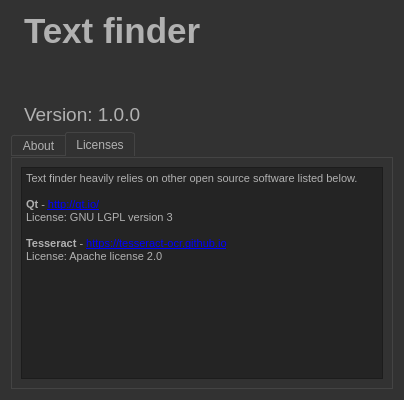
<?xml version="1.0" encoding="UTF-8"?>
<ui version="4.0">
 <class>Form</class>
 <widget class="QWidget" name="Form">
  <property name="windowModality">
   <enum>Qt::NonModal</enum>
  </property>
  <property name="geometry">
   <rect>
    <x>0</x>
    <y>0</y>
    <width>402</width>
    <height>400</height>
   </rect>
  </property>
  <property name="maximumSize">
   <size>
    <width>16777215</width>
    <height>16777215</height>
   </size>
  </property>
  <property name="windowTitle">
   <string>About</string>
  </property>
  <property name="windowIcon">
   <iconset>
    <normaloff>Icons/ebook.svg</normaloff>Icons/ebook.svg</iconset>
  </property>
  <property name="styleSheet">
   <string notr="true">QToolTip
{
     border: 1px solid black;
     background-color: #ffa02f;
     padding: 1px;
     border-radius: 3px;
     opacity: 100;
}

QWidget
{
    color: #b1b1b1;
    background-color: #323232;
}

QTreeView, QListView
{
    background-color: silver;
    margin-left: 5px;
}

QWidget:item:hover
{
    background-color: QLinearGradient( x1: 0, y1: 0, x2: 0, y2: 1, stop: 0 #ffa02f, stop: 1 #ca0619);
    color: #000000;
}

QWidget:item:selected
{
    background-color: QLinearGradient( x1: 0, y1: 0, x2: 0, y2: 1, stop: 0 #ffa02f, stop: 1 #d7801a);
}

QMenuBar::item
{
    background: transparent;
}

QMenuBar::item:selected
{
    background: transparent;
    border: 1px solid #ffaa00;
}

QMenuBar::item:pressed
{
    background: #444;
    border: 1px solid #000;
    background-color: QLinearGradient(
        x1:0, y1:0,
        x2:0, y2:1,
        stop:1 #212121,
        stop:0.4 #343434/*,
        stop:0.2 #343434,
        stop:0.1 #ffaa00*/
    );
    margin-bottom:-1px;
    padding-bottom:1px;
}

QMenu
{
    border: 1px solid #000;
}

QMenu::item
{
    padding: 2px 20px 2px 20px;
}

QMenu::item:selected
{
    color: #000000;
}

QWidget:disabled
{
    color: #808080;
    background-color: #323232;
}

QAbstractItemView
{
    background-color: QLinearGradient( x1: 0, y1: 0, x2: 0, y2: 1, stop: 0 #4d4d4d, stop: 0.1 #646464, stop: 1 #5d5d5d);
}

QWidget:focus
{
    /*border: 1px solid darkgray;*/
}

QLineEdit
{
    background-color: QLinearGradient( x1: 0, y1: 0, x2: 0, y2: 1, stop: 0 #4d4d4d, stop: 0 #646464, stop: 1 #5d5d5d);
    padding: 1px;
    border-style: solid;
    border: 1px solid #1e1e1e;
    border-radius: 5;
}

QPushButton
{
    color: #b1b1b1;
    background-color: QLinearGradient( x1: 0, y1: 0, x2: 0, y2: 1, stop: 0 #565656, stop: 0.1 #525252, stop: 0.5 #4e4e4e, stop: 0.9 #4a4a4a, stop: 1 #464646);
    border-width: 1px;
    border-color: #1e1e1e;
    border-style: solid;
    border-radius: 6;
    padding: 3px;
    font-size: 12px;
    padding-left: 5px;
    padding-right: 5px;
    min-width: 40px;
}

QPushButton:pressed
{
    background-color: QLinearGradient( x1: 0, y1: 0, x2: 0, y2: 1, stop: 0 #2d2d2d, stop: 0.1 #2b2b2b, stop: 0.5 #292929, stop: 0.9 #282828, stop: 1 #252525);
}

QComboBox
{
    selection-background-color: #ffaa00;
    background-color: QLinearGradient( x1: 0, y1: 0, x2: 0, y2: 1, stop: 0 #565656, stop: 0.1 #525252, stop: 0.5 #4e4e4e, stop: 0.9 #4a4a4a, stop: 1 #464646);
    border-style: solid;
    border: 1px solid #1e1e1e;
    border-radius: 5;
}

QComboBox:hover,QPushButton:hover
{
    border: 2px solid QLinearGradient( x1: 0, y1: 0, x2: 0, y2: 1, stop: 0 #ffa02f, stop: 1 #d7801a);
}


QComboBox:on
{
    padding-top: 3px;
    padding-left: 4px;
    background-color: QLinearGradient( x1: 0, y1: 0, x2: 0, y2: 1, stop: 0 #2d2d2d, stop: 0.1 #2b2b2b, stop: 0.5 #292929, stop: 0.9 #282828, stop: 1 #252525);
    selection-background-color: #ffaa00;
}

QComboBox QAbstractItemView
{
    border: 2px solid darkgray;
    selection-background-color: QLinearGradient( x1: 0, y1: 0, x2: 0, y2: 1, stop: 0 #ffa02f, stop: 1 #d7801a);
}

QComboBox::drop-down
{
     subcontrol-origin: padding;
     subcontrol-position: top right;
     width: 15px;

     border-left-width: 0px;
     border-left-color: darkgray;
     border-left-style: solid; /* just a single line */
     border-top-right-radius: 3px; /* same radius as the QComboBox */
     border-bottom-right-radius: 3px;
 }

QComboBox::down-arrow
{
     image: url(:/dark_orange/img/down_arrow.png);
}

QGroupBox
{
    border: 1px solid darkgray;
    margin-top: 10px;
}

QGroupBox:focus
{
    border: 1px solid darkgray;
}

QTextEdit:focus
{
    border: 1px solid darkgray;
}

QScrollBar:horizontal {
     border: 1px solid #222222;
     background: QLinearGradient( x1: 0, y1: 0, x2: 0, y2: 1, stop: 0.0 #121212, stop: 0.2 #282828, stop: 1 #484848);
     height: 7px;
     margin: 0px 16px 0 16px;
}

QScrollBar::handle:horizontal
{
      background: QLinearGradient( x1: 0, y1: 0, x2: 1, y2: 0, stop: 0 #ffa02f, stop: 0.5 #d7801a, stop: 1 #ffa02f);
      min-height: 20px;
      border-radius: 2px;
}

QScrollBar::add-line:horizontal {
      border: 1px solid #1b1b19;
      border-radius: 2px;
      background: QLinearGradient( x1: 0, y1: 0, x2: 1, y2: 0, stop: 0 #ffa02f, stop: 1 #d7801a);
      width: 14px;
      subcontrol-position: right;
      subcontrol-origin: margin;
}

QScrollBar::sub-line:horizontal {
      border: 1px solid #1b1b19;
      border-radius: 2px;
      background: QLinearGradient( x1: 0, y1: 0, x2: 1, y2: 0, stop: 0 #ffa02f, stop: 1 #d7801a);
      width: 14px;
     subcontrol-position: left;
     subcontrol-origin: margin;
}

QScrollBar::right-arrow:horizontal, QScrollBar::left-arrow:horizontal
{
      border: 1px solid black;
      width: 1px;
      height: 1px;
      background: white;
}

QScrollBar::add-page:horizontal, QScrollBar::sub-page:horizontal
{
      background: none;
}

QScrollBar:vertical
{
      background: QLinearGradient( x1: 0, y1: 0, x2: 1, y2: 0, stop: 0.0 #121212, stop: 0.2 #282828, stop: 1 #484848);
      width: 7px;
      margin: 16px 0 16px 0;
      border: 1px solid #222222;
}

QScrollBar::handle:vertical
{
      background: QLinearGradient( x1: 0, y1: 0, x2: 0, y2: 1, stop: 0 #ffa02f, stop: 0.5 #d7801a, stop: 1 #ffa02f);
      min-height: 20px;
      border-radius: 2px;
}

QScrollBar::add-line:vertical
{
      border: 1px solid #1b1b19;
      border-radius: 2px;
      background: QLinearGradient( x1: 0, y1: 0, x2: 0, y2: 1, stop: 0 #ffa02f, stop: 1 #d7801a);
      height: 14px;
      subcontrol-position: bottom;
      subcontrol-origin: margin;
}

QScrollBar::sub-line:vertical
{
      border: 1px solid #1b1b19;
      border-radius: 2px;
      background: QLinearGradient( x1: 0, y1: 0, x2: 0, y2: 1, stop: 0 #d7801a, stop: 1 #ffa02f);
      height: 14px;
      subcontrol-position: top;
      subcontrol-origin: margin;
}

QScrollBar::up-arrow:vertical, QScrollBar::down-arrow:vertical
{
      border: 1px solid black;
      width: 1px;
      height: 1px;
      background: white;
}


QScrollBar::add-page:vertical, QScrollBar::sub-page:vertical
{
      background: none;
}

QTextEdit
{
    background-color: #242424;
}

QPlainTextEdit
{
    background-color: #242424;
}

QHeaderView::section
{
    background-color: QLinearGradient(x1:0, y1:0, x2:0, y2:1, stop:0 #616161, stop: 0.5 #505050, stop: 0.6 #434343, stop:1 #656565);
    color: white;
    padding-left: 4px;
    border: 1px solid #6c6c6c;
}

QCheckBox:disabled
{
color: #414141;
}

QDockWidget::title
{
    text-align: center;
    spacing: 3px; /* spacing between items in the tool bar */
    background-color: QLinearGradient(x1:0, y1:0, x2:0, y2:1, stop:0 #323232, stop: 0.5 #242424, stop:1 #323232);
}

QDockWidget::close-button, QDockWidget::float-button
{
    text-align: center;
    spacing: 1px; /* spacing between items in the tool bar */
    background-color: QLinearGradient(x1:0, y1:0, x2:0, y2:1, stop:0 #323232, stop: 0.5 #242424, stop:1 #323232);
}

QDockWidget::close-button:hover, QDockWidget::float-button:hover
{
    background: #242424;
}

QDockWidget::close-button:pressed, QDockWidget::float-button:pressed
{
    padding: 1px -1px -1px 1px;
}

QMainWindow::separator
{
    background-color: QLinearGradient(x1:0, y1:0, x2:0, y2:1, stop:0 #161616, stop: 0.5 #151515, stop: 0.6 #212121, stop:1 #343434);
    color: white;
    padding-left: 4px;
    border: 1px solid #4c4c4c;
    spacing: 3px; /* spacing between items in the tool bar */
}

QMainWindow::separator:hover
{

    background-color: QLinearGradient(x1:0, y1:0, x2:0, y2:1, stop:0 #d7801a, stop:0.5 #b56c17 stop:1 #ffa02f);
    color: white;
    padding-left: 4px;
    border: 1px solid #6c6c6c;
    spacing: 3px; /* spacing between items in the tool bar */
}

QToolBar::handle
{
     spacing: 3px; /* spacing between items in the tool bar */
     background: url(:/dark_orange/img/handle.png);
}

QMenu::separator
{
    height: 2px;
    background-color: QLinearGradient(x1:0, y1:0, x2:0, y2:1, stop:0 #161616, stop: 0.5 #151515, stop: 0.6 #212121, stop:1 #343434);
    color: white;
    padding-left: 4px;
    margin-left: 10px;
    margin-right: 5px;
}

QProgressBar
{
    border: 2px solid grey;
    border-radius: 5px;
    text-align: center;
}

QProgressBar::chunk
{
    background-color: #d7801a;
    width: 2.15px;
    margin: 0.5px;
}

QTabBar::tab {
    color: #b1b1b1;
    border: 1px solid #444;
    border-bottom-style: none;
    background-color: #323232;
    padding-left: 10px;
    padding-right: 10px;
    padding-top: 3px;
    padding-bottom: 2px;
    margin-right: -1px;
}

QTabWidget::pane {
    border: 1px solid #444;
    top: 1px;
}

QTabBar::tab:last
{
    margin-right: 0; /* the last selected tab has nothing to overlap with on the right */
    border-top-right-radius: 3px;
}

QTabBar::tab:first:!selected
{
 margin-left: 0px; /* the last selected tab has nothing to overlap with on the right */


    border-top-left-radius: 3px;
}

QTabBar::tab:!selected
{
    color: #b1b1b1;
    border-bottom-style: solid;
    margin-top: 3px;
    background-color: QLinearGradient(x1:0, y1:0, x2:0, y2:1, stop:1 #212121, stop:.4 #343434);
}

QTabBar::tab:selected
{
    border-top-left-radius: 3px;
    border-top-right-radius: 3px;
    margin-bottom: 0px;
}

QTabBar::tab:!selected:hover
{
    /*border-top: 2px solid #ffaa00;
    padding-bottom: 3px;*/
    border-top-left-radius: 3px;
    border-top-right-radius: 3px;
    background-color: QLinearGradient(x1:0, y1:0, x2:0, y2:1, stop:1 #212121, stop:0.4 #343434, stop:0.2 #343434, stop:0.1 #ffaa00);
}

QRadioButton::indicator:checked, QRadioButton::indicator:unchecked{
    color: #b1b1b1;
    background-color: #323232;
    border: 1px solid #b1b1b1;
    border-radius: 6px;
}

QRadioButton::indicator:checked
{
    background-color: qradialgradient(
        cx: 0.5, cy: 0.5,
        fx: 0.5, fy: 0.5,
        radius: 1.0,
        stop: 0.25 #ffaa00,
        stop: 0.3 #323232
    );
}

QCheckBox::indicator{
    color: #b1b1b1;
    background-color: #323232;
    border: 1px solid #b1b1b1;
    width: 9px;
    height: 9px;
}

QRadioButton::indicator
{
    border-radius: 6px;
}

QRadioButton::indicator:hover, QCheckBox::indicator:hover
{
    border: 1px solid #ffaa00;
}

QCheckBox::indicator:checked
{
    image:url(:/dark_orange/img/checkbox.png);
}

QCheckBox::indicator:disabled, QRadioButton::indicator:disabled
{
    border: 1px solid #444;
}


QSlider::groove:horizontal {
    border: 1px solid #3A3939;
    height: 8px;
    background: #201F1F;
    margin: 2px 0;
    border-radius: 2px;
}

QSlider::handle:horizontal {
    background: QLinearGradient( x1: 0, y1: 0, x2: 0, y2: 1,
      stop: 0.0 silver, stop: 0.2 #a8a8a8, stop: 1 #727272);
    border: 1px solid #3A3939;
    width: 14px;
    height: 14px;
    margin: -4px 0;
    border-radius: 2px;
}

QSlider::groove:vertical {
    border: 1px solid #3A3939;
    width: 8px;
    background: #201F1F;
    margin: 0 0px;
    border-radius: 2px;
}

QSlider::handle:vertical {
    background: QLinearGradient( x1: 0, y1: 0, x2: 0, y2: 1, stop: 0.0 silver,
      stop: 0.2 #a8a8a8, stop: 1 #727272);
    border: 1px solid #3A3939;
    width: 14px;
    height: 14px;
    margin: 0 -4px;
    border-radius: 2px;
}

QAbstractSpinBox {
    padding-top: 2px;
    padding-bottom: 2px;
    border: 1px solid darkgray;

    border-radius: 2px;
    min-width: 50px;
}
</string>
  </property>
  <layout class="QVBoxLayout" name="verticalLayout_2" stretch="0,5">
   <property name="sizeConstraint">
    <enum>QLayout::SetDefaultConstraint</enum>
   </property>
   <item>
    <layout class="QHBoxLayout" name="horizontalLayout" stretch="0,2">
     <property name="rightMargin">
      <number>0</number>
     </property>
     <item>
      <widget class="QLabel" name="label_image">
       <property name="sizePolicy">
        <sizepolicy hsizetype="Preferred" vsizetype="Preferred">
         <horstretch>0</horstretch>
         <verstretch>0</verstretch>
        </sizepolicy>
       </property>
       <property name="minimumSize">
        <size>
         <width>0</width>
         <height>0</height>
        </size>
       </property>
       <property name="maximumSize">
        <size>
         <width>128</width>
         <height>128</height>
        </size>
       </property>
       <property name="layoutDirection">
        <enum>Qt::LeftToRight</enum>
       </property>
       <property name="text">
        <string/>
       </property>
       <property name="pixmap">
        <pixmap>Icons/ebook.svg</pixmap>
       </property>
       <property name="scaledContents">
        <bool>true</bool>
       </property>
      </widget>
     </item>
     <item>
      <widget class="QLabel" name="label_info">
       <property name="text">
        <string>&lt;html&gt;&lt;head/&gt;&lt;body&gt;&lt;p&gt;&lt;span style=&quot; font-size:26pt; font-weight:600;&quot;&gt;Text finder&lt;/span&gt;&lt;/p&gt;&lt;p&gt;&lt;br/&gt;&lt;/p&gt;&lt;p&gt;&lt;span style=&quot; font-size:14pt;&quot;&gt;Version: 1.0.0&lt;/span&gt;&lt;/p&gt;&lt;/body&gt;&lt;/html&gt;</string>
       </property>
      </widget>
     </item>
    </layout>
   </item>
   <item>
    <widget class="QTabWidget" name="tabWidget">
     <property name="sizePolicy">
      <sizepolicy hsizetype="Preferred" vsizetype="Preferred">
       <horstretch>0</horstretch>
       <verstretch>0</verstretch>
      </sizepolicy>
     </property>
     <property name="currentIndex">
      <number>1</number>
     </property>
     <property name="documentMode">
      <bool>false</bool>
     </property>
     <property name="tabsClosable">
      <bool>false</bool>
     </property>
     <property name="tabBarAutoHide">
      <bool>false</bool>
     </property>
     <widget class="QWidget" name="tab_about">
      <property name="sizePolicy">
       <sizepolicy hsizetype="Maximum" vsizetype="Preferred">
        <horstretch>0</horstretch>
        <verstretch>0</verstretch>
       </sizepolicy>
      </property>
      <attribute name="title">
       <string>About</string>
      </attribute>
      <layout class="QVBoxLayout" name="verticalLayout">
       <item>
        <widget class="QLabel" name="label_about">
         <property name="text">
          <string>&lt;html&gt;&lt;head/&gt;&lt;body&gt;&lt;p&gt;&lt;span style=&quot; font-size:10pt; font-weight:600;&quot;&gt;A simple text finder&lt;/span&gt;&lt;/p&gt;&lt;p&gt;&lt;br/&gt;&lt;/p&gt;&lt;p&gt;&lt;span style=&quot; font-size:10pt;&quot;&gt;Copyright © Norkov Arseny and other contributors, 2019-2020.&lt;/span&gt;&lt;/p&gt;&lt;p&gt;&lt;br/&gt;&lt;/p&gt;&lt;/body&gt;&lt;/html&gt;</string>
         </property>
        </widget>
       </item>
      </layout>
     </widget>
     <widget class="QWidget" name="tab_lic">
      <attribute name="title">
       <string>Licenses</string>
      </attribute>
      <layout class="QVBoxLayout" name="verticalLayout_3">
       <item>
        <widget class="QTextEdit" name="textEdit_licenses">
         <property name="readOnly">
          <bool>true</bool>
         </property>
         <property name="html">
          <string>&lt;!DOCTYPE HTML PUBLIC &quot;-//W3C//DTD HTML 4.0//EN&quot; &quot;http://www.w3.org/TR/REC-html40/strict.dtd&quot;&gt;
&lt;html&gt;&lt;head&gt;&lt;meta name=&quot;qrichtext&quot; content=&quot;1&quot; /&gt;&lt;style type=&quot;text/css&quot;&gt;
p, li { white-space: pre-wrap; }
&lt;/style&gt;&lt;/head&gt;&lt;body style=&quot; font-family:'MS Shell Dlg 2'; font-size:8.25pt; font-weight:400; font-style:normal;&quot;&gt;
&lt;p style=&quot; margin-top:0px; margin-bottom:0px; margin-left:0px; margin-right:0px; -qt-block-indent:0; text-indent:0px;&quot;&gt;&lt;span style=&quot; font-size:8pt;&quot;&gt;Text finder heavily relies on other open source software listed below.&lt;/span&gt;&lt;/p&gt;
&lt;p style=&quot;-qt-paragraph-type:empty; margin-top:0px; margin-bottom:0px; margin-left:0px; margin-right:0px; -qt-block-indent:0; text-indent:0px; font-size:8pt;&quot;&gt;&lt;br /&gt;&lt;/p&gt;
&lt;p style=&quot; margin-top:0px; margin-bottom:0px; margin-left:0px; margin-right:0px; -qt-block-indent:0; text-indent:0px;&quot;&gt;&lt;span style=&quot; font-weight:600;&quot;&gt;Qt&lt;/span&gt; - &lt;a href=&quot;http://qt.io/&quot;&gt;&lt;span style=&quot; font-size:8pt; text-decoration: underline; color:#0000ff;&quot;&gt;http://qt.io/&lt;/span&gt;&lt;/a&gt;&lt;br /&gt;License: GNU LGPL version 3 &lt;/p&gt;
&lt;p style=&quot;-qt-paragraph-type:empty; margin-top:0px; margin-bottom:0px; margin-left:0px; margin-right:0px; -qt-block-indent:0; text-indent:0px;&quot;&gt;&lt;br /&gt;&lt;/p&gt;
&lt;p style=&quot; margin-top:0px; margin-bottom:0px; margin-left:0px; margin-right:0px; -qt-block-indent:0; text-indent:0px;&quot;&gt;&lt;span style=&quot; font-weight:600;&quot;&gt;Tesseract &lt;/span&gt;- &lt;a href=&quot;https://tesseract-ocr.github.io&quot;&gt;&lt;span style=&quot; font-size:8pt; text-decoration: underline; color:#0000ff;&quot;&gt;https://tesseract-ocr.github.io&lt;/span&gt;&lt;/a&gt;&lt;/p&gt;
&lt;p style=&quot; margin-top:0px; margin-bottom:0px; margin-left:0px; margin-right:0px; -qt-block-indent:0; text-indent:0px;&quot;&gt;License: Apache license 2.0&lt;/p&gt;
&lt;p style=&quot;-qt-paragraph-type:empty; margin-top:0px; margin-bottom:0px; margin-left:0px; margin-right:0px; -qt-block-indent:0; text-indent:0px; font-size:8pt; text-decoration: underline; color:#0000ff;&quot;&gt;&lt;br /&gt;&lt;/p&gt;&lt;/body&gt;&lt;/html&gt;</string>
         </property>
        </widget>
       </item>
      </layout>
     </widget>
    </widget>
   </item>
  </layout>
 </widget>
 <resources/>
 <connections/>
</ui>
